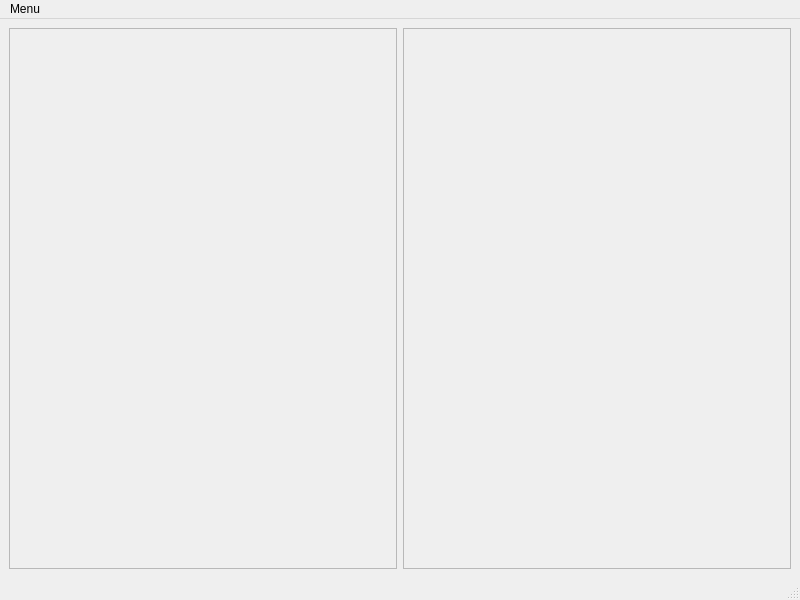
<?xml version="1.0" encoding="UTF-8"?>
<ui version="4.0">
 <class>MainWindow</class>
 <widget class="QMainWindow" name="MainWindow">
  <property name="geometry">
   <rect>
    <x>0</x>
    <y>0</y>
    <width>800</width>
    <height>600</height>
   </rect>
  </property>
  <property name="windowTitle">
   <string>MainWindow</string>
  </property>
  <widget class="QWidget" name="centralwidget">
   <layout class="QGridLayout" name="gridLayout">
    <item row="0" column="0">
     <widget class="QFrame" name="frame">
      <property name="frameShape">
       <enum>QFrame::StyledPanel</enum>
      </property>
      <property name="frameShadow">
       <enum>QFrame::Raised</enum>
      </property>
      <layout class="QGridLayout" name="gridLayout_4">
       <item row="0" column="0" colspan="2">
        <widget class="FileList" name="filesList" native="true"/>
       </item>
       <item row="1" column="0" colspan="2">
        <widget class="ConnectionWidget" name="widget" native="true"/>
       </item>
      </layout>
     </widget>
    </item>
    <item row="0" column="1">
     <widget class="QFrame" name="frame_2">
      <property name="frameShape">
       <enum>QFrame::StyledPanel</enum>
      </property>
      <property name="frameShadow">
       <enum>QFrame::Raised</enum>
      </property>
      <layout class="QGridLayout" name="gridLayout_2">
       <item row="0" column="0">
        <widget class="AppointmentsView" name="appointmentsView" native="true"/>
       </item>
      </layout>
     </widget>
    </item>
   </layout>
  </widget>
  <widget class="QMenuBar" name="menubar">
   <property name="geometry">
    <rect>
     <x>0</x>
     <y>0</y>
     <width>800</width>
     <height>20</height>
    </rect>
   </property>
   <widget class="QMenu" name="menuMenu">
    <property name="title">
     <string>Menu</string>
    </property>
    <addaction name="actionLogin"/>
   </widget>
   <addaction name="menuMenu"/>
  </widget>
  <widget class="QStatusBar" name="statusbar"/>
  <action name="actionLogin">
   <property name="text">
    <string>Login</string>
   </property>
  </action>
 </widget>
 <customwidgets>
  <customwidget>
   <class>FileList</class>
   <extends>QWidget</extends>
   <header>filelist.h</header>
   <container>1</container>
  </customwidget>
  <customwidget>
   <class>AppointmentsView</class>
   <extends>QWidget</extends>
   <header>appointmentsview.h</header>
   <container>1</container>
  </customwidget>
  <customwidget>
   <class>ConnectionWidget</class>
   <extends>QWidget</extends>
   <header>connectionwidget.h</header>
   <container>1</container>
  </customwidget>
 </customwidgets>
 <resources/>
 <connections/>
</ui>
